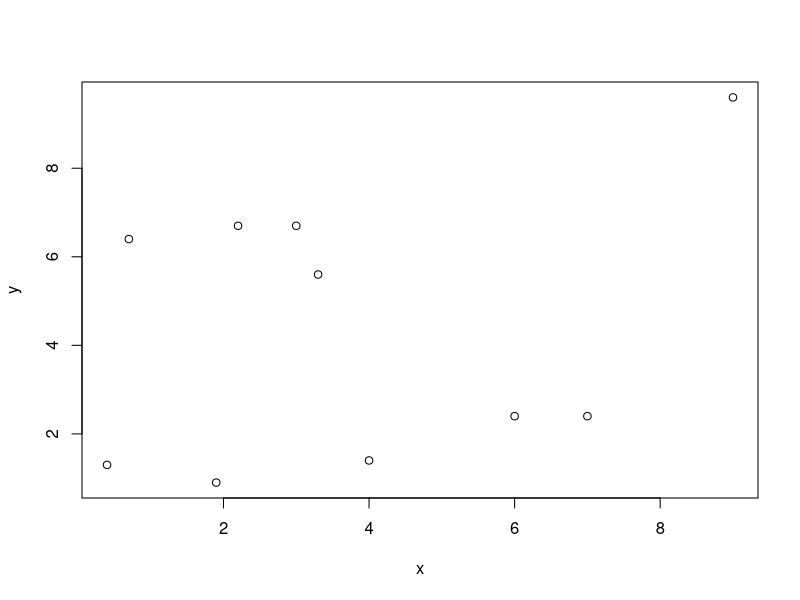
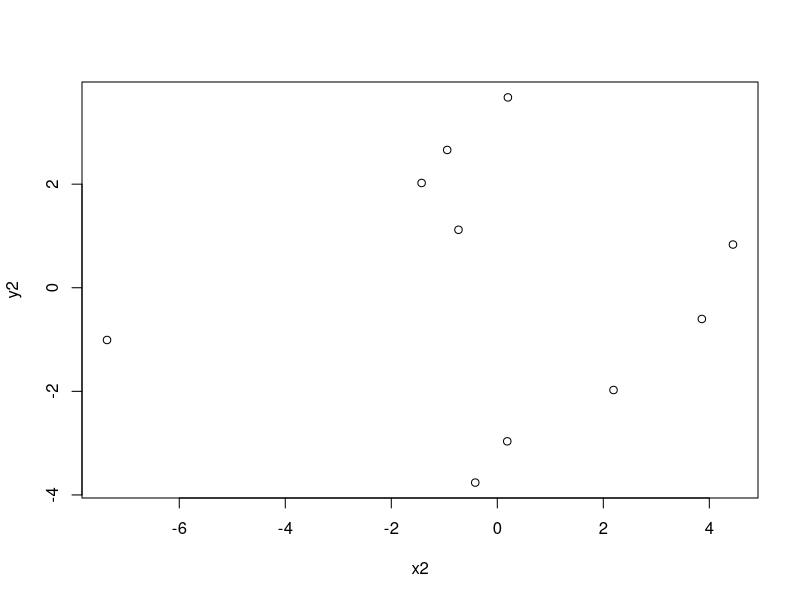

Generate these figures, in order, with R:
png()
points<-matrix(c(3, 4,
                 6, 3.3,
                 9, 2.2,
                 1.9, 0.7,
                 7.0, 0.4,
                 6.7, 1.4,
                 2.4, 5.6,
                 9.6, 6.7,
                 0.9, 6.4,
                 2.4, 1.3
), 10, 2)
points
x<-points[,1]
y<-points[,2]
plot(x, y, type='p')

d<-dist(points)
d

points2<-cmdscale(d)
points2
x2<-points2[,1]
y2<-points2[,2]
plot(x2, y2, type='p')
result<-dist(points2)
result
